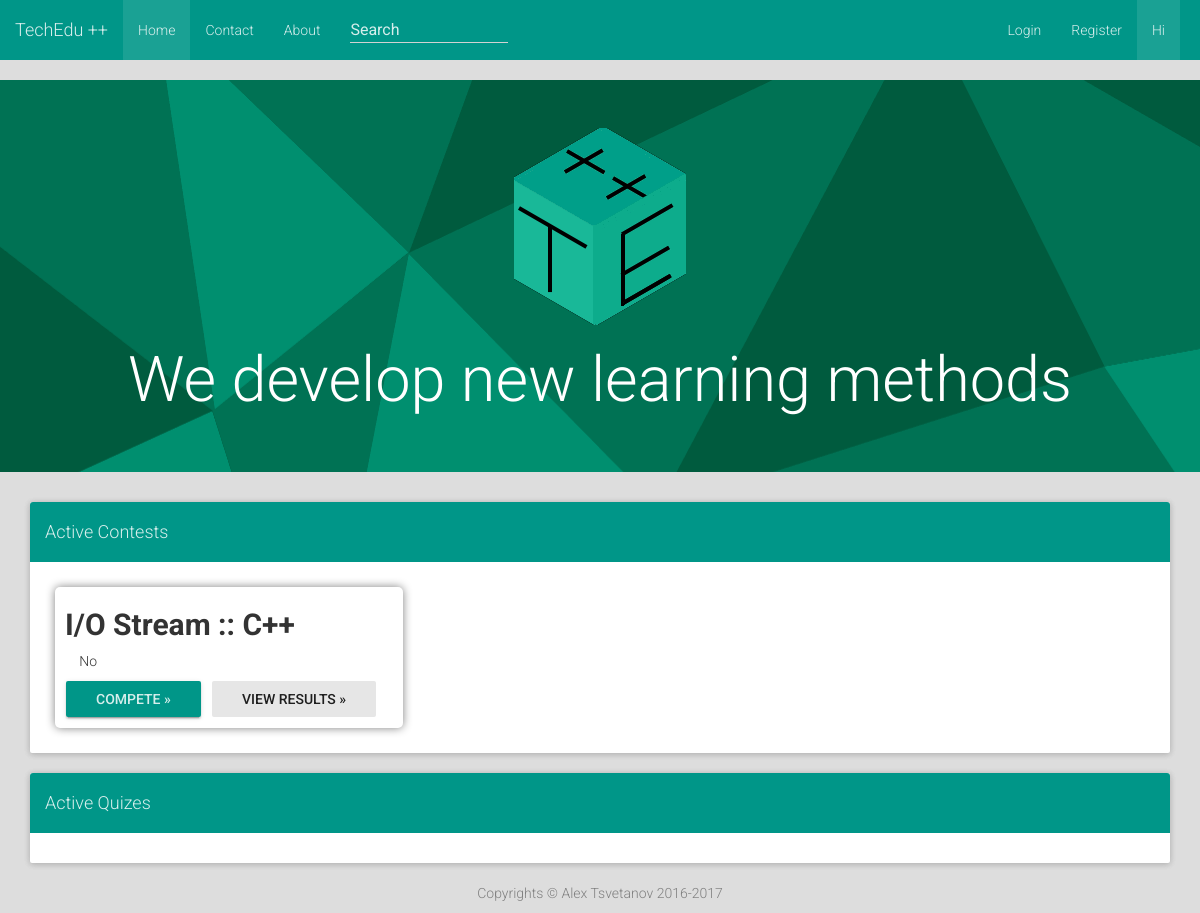
/, run on an earlier commit of the app's database.
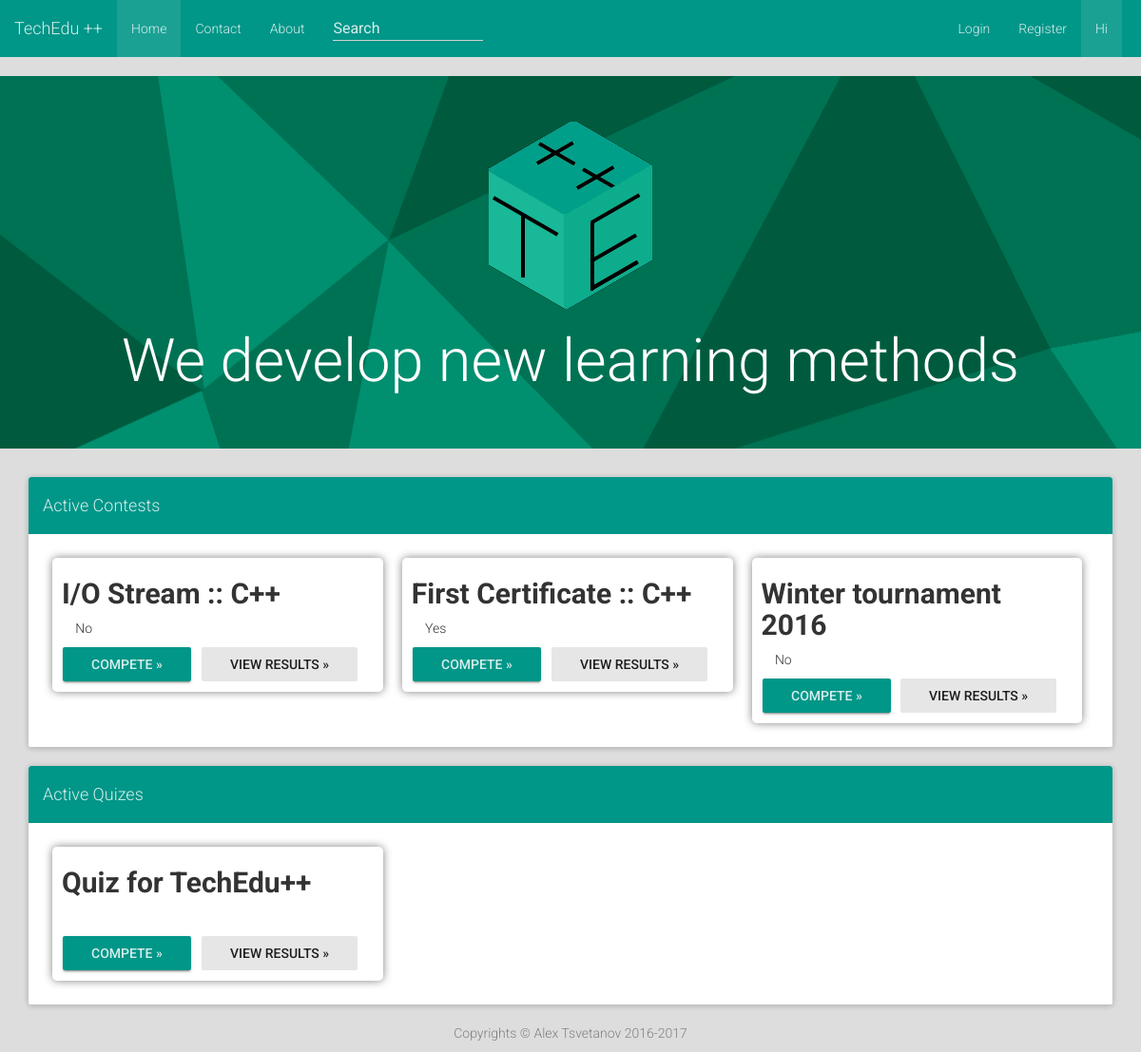
And on a later commit of the database.
### tables this page shows
CREATE TABLE `Contests` (
  `ID` text NOT NULL,
  `Name` text NOT NULL,
  `Link` text NOT NULL,
  `Tasks` text NOT NULL,
  `Langs` text NOT NULL,
  `MaxPoints` text NOT NULL,
  `Certify` tinyint(2) NOT NULL DEFAULT '0'
);

CREATE TABLE `Quizes` (
  `ID` text NOT NULL,
  `Link` varchar(150) NOT NULL,
  `Tasks` text NOT NULL,
  `Name` text NOT NULL
);

### lib/mysql.php (called while the page is built, shortened)
<?php
	class MySQL
	{
		public  $servername = "localhost";
		private $username = "root";
		private $password = "tts2002";
		public $conn;
		function __construct (string $dbname_param)
		{
			$this->dbname = $dbname_param;
			$this->conn = new mysqli ($this->servername, $this->username, $this->password, $this->dbname);
		}
		function query (string $command)
		{
			return ($this->conn->query ($command));
		}
	}
?>

### lib/get/contests.php (the view, shortened to what this page needs)
<?php
	include_once ($_SERVER["DOCUMENT_ROOT"] . "/lib/mysql.php");
	$dbname = "judge";
	$conn = new MySQL ($dbname);
	$sql = "SELECT * FROM Contests";
	$result = $conn->query($sql);
	if ($result->num_rows > 0)
	{
		while($row = $result->fetch_assoc())
		{
			echo '<div class="col-md-4"><h2 id="' . $row["ID"] . '">' . $row["Name"] . '</h2><span data-toggle="tooltip" data-placement="left" title="Is this constest for a certificate?" data-original-title="Is this constest for a certificate?"><i class="fa fa-trophy" aria-hidden="true"></i> ' . (($row["Certify"] == 0)?"No":"Yes") . '</button><br><a href="' . $row["Link"] . '" role="button" class="btn btn-raised btn-success">Compete »</a>' . '<a href="' . $row["Link"] . '/results" role="button" class="btn btn-default active">View results »</a></div>';
		}
	}
?>

### index.php (shortened to what this page needs)
<!DOCTYPE html><html lang="en"><head><link href="/css/jumbotron.css" rel="stylesheet"><link rel="stylesheet" href="/css/bootstrap.min.css"><link rel="stylesheet" href="/css/bootstrap-material-design.min.css"><link rel="stylesheet" href="/css/ripples.min.css"><link rel="stylesheet" href="/css/snackbar.min.css"><link rel="stylesheet" href="/css/extension.css"><link rel="stylesheet" href="/node_modules/font-awesome/css/font-awesome.min.css"></head><body cz-shortcut-listen="true"><nav class="navbar navbar-static-top navbar-default"><div class="container-fluid"><div class="nav-header"><a href="#" class="navbar-brand">TechEdu ++</a></div><div class="navbar-collapse collapse navbar-responsive-collapse"><ul class="nav navbar-nav"><li class="nav-item active"><a href="#" class="nav-link">Home</a></li><li class="nav-item"><a href="/contactus.php" class="nav-link">Contact</a></li><li class="nav-item"><a href="/aboutus.php" class="nav-link">About</a></li></ul><form role="search" action="/search.php" class="navbar-form navbar-left"><div class="form-group is-empty"><input placeholder="Search" name="pattern" type="text" class="form-control col-md-8"></div></form><ul class="nav navbar-nav navbar-right"><li id="login" class="nav-item"></li><li class="nav-item"><a href="/register.php" class="nav-link">Register</a></li><li style="border-right: rgba(0,0,0,0) solid 20px;" class="nav-item active"><a href="/user.php" class="nav-link">
Hi
<?php if (isset($_COOKIE ["name"])) { echo ", "; echo $_COOKIE ["name"]; } ?></a></li></ul></div></div></nav><div class="jumbotron"><div class="container"><center><img src="/img/acdemy4_logo.png"><h1 class="display-3">We develop new learning methods</h1></center></div></div><div class="container"><div class="panel panel-primary"><div class="panel-heading"><h4>Active Contests</h4></div><div class="panel-body"><?php require ($_SERVER["DOCUMENT_ROOT"] . "/lib/get/contests.php"); ?></div></div><div class="panel panel-primary"><div class="panel-heading"><h4>Active Quizes</h4></div><div class="panel-body"><?php require ($_SERVER["DOCUMENT_ROOT"] . "/lib/get/quizes.php"); ?></div></div></div><footer><center> <p>
<?php
require ($_SERVER["DOCUMENT_ROOT"] . "/content/copyrights.php");
?></p></center></footer></body></html>

### content/copyrights.php
<?php
	echo "Copyrights © Alex Tsvetanov 2016-2017";
?>

### lib/get/quizes.php (shortened to what this page needs)
<?php
	include_once ($_SERVER["DOCUMENT_ROOT"] . "/lib/mysql.php");
	$dbname = "judge";
	$conn = new MySQL ($dbname);
	$sql = "SELECT * FROM Quizes";
	$result = $conn->query($sql);
	if ($result->num_rows > 0)
	{
		while($row = $result->fetch_assoc())
		{
			echo '<div class="col-md-4"><h2 id="' . $row["ID"] . '">' . $row["Name"] . '</h2><br><a href="' . $row["Link"] . '" role="button" class="btn btn-raised btn-success">Compete »</a>' . '<a href="' . $row["Link"] . '/results" role="button" class="btn btn-default active">View results »</a></div>';
		}
	}
?>

### css/jumbotron.css (style rules this page uses)
.jumbotron { background: -moz-linear-gradient(left, rgba(231,231,231,1) 0%, rgba(255,255,255,1) 20%, rgba(230,230,230,1) 100%); }

### css/extension.css (style rules this page uses)
.col-md-4 { border-radius: 5px !important; box-shadow: 0 0 10px #808080; margin: 10px; padding: 1px 10px 1px; }
.col-md-4 h2 { font-weight: bold; }
footer { color: gray; bottom: 0px; position: static; width: 100%; background-color: transparent; }
.jumbotron { background-image: url('/maia.png'); color: white; }
.btn.btn-success, .btn.btn-success:hover, .btn.btn-success:focus { background-color: #009688 !important; margin-right: 10px; }
body { background-color: #DDD !important; }

What changed in the data, as far as the page shows it:
added contests: Name "First Certificate :: C++", Certify "Yes"
added contests: Name "Winter tournament 2016", Certify "No"
added quizes: Name "Quiz for TechEdu++"
